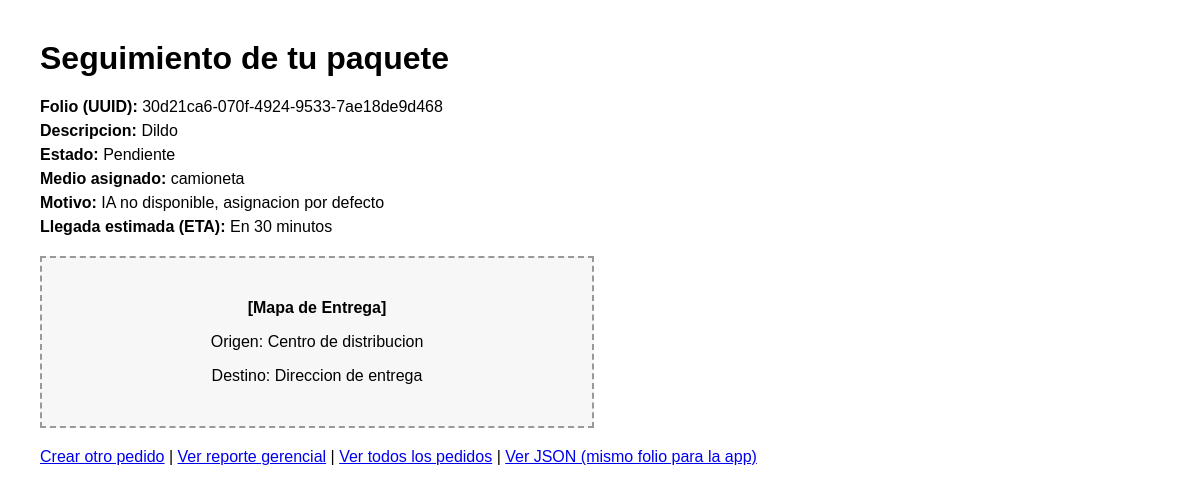
The app's page /pedidos/3/ with its own data.
### entregas/models.py (models this page shows, shortened)
class Pedido(models.Model):
    folio = models.UUIDField(default=uuid.uuid4, editable=False, unique=True)
    descripcion = models.CharField(max_length=200)
    estado = models.CharField(max_length=50, default="Pendiente")
    eta = models.CharField(max_length=50, default="En 30 minutos")
    medio_asignado = models.CharField(max_length=50, blank=True, null=True)
    motivo_asignacion = models.CharField(max_length=200, blank=True, null=True)

### entregas/views.py (the view)
# urls.py: path('pedidos/<int:pedido_id>/', views.detalle_pedido, name='detalle_pedido'),
def detalle_pedido(request, pedido_id):
    contexto = obtener_datos_seguimiento(pedido_id)
    return render(request, 'entregas/detalle.html', contexto)

### entregas/services.py (called while the page is built)
def obtener_datos_seguimiento(pedido_id):
    pedido = Pedido.objects.get(id=pedido_id)
    return {
        'pedido': pedido,
        'folio': str(pedido.folio),
        'descripcion': pedido.descripcion,
        'estado': pedido.estado,
        'eta': pedido.eta,
        'medio_asignado': pedido.medio_asignado or 'Sin asignar',
        'motivo_asignacion': pedido.motivo_asignacion or 'Pendiente',
        'mapa_origen': 'Centro de distribucion',
        'mapa_destino': 'Direccion de entrega',
    }

### entregas/templates/entregas/detalle.html (shortened to what this page needs)
<!DOCTYPE html>
<html>
<head>
</head>
<body>
    <h1>Seguimiento de tu paquete</h1>
    <div class="datos">
        <p><strong>Folio (UUID):</strong> {{ folio }}</p>
        <p><strong>Descripcion:</strong> {{ descripcion }}</p>
        <p><strong>Estado:</strong> {{ estado }}</p>
        <p><strong>Medio asignado:</strong> {{ medio_asignado }}</p>
        <p><strong>Motivo:</strong> {{ motivo_asignacion }}</p>
        <p><strong>Llegada estimada (ETA):</strong> {{ eta }}</p>
    </div>
    <div class="mapa-box">
        <p><strong>[Mapa de Entrega]</strong></p>
        <p>Origen: {{ mapa_origen }}</p>
        <p>Destino: {{ mapa_destino }}</p>
    </div>
    <div>
        <a href="{% url 'crear_pedido' %}">Crear otro pedido</a> |
        <a href="{% url 'reporte_pedido' pedido.id %}">Ver reporte gerencial</a> |
        <a href="{% url 'lista_pedidos' %}">Ver todos los pedidos</a> |
        <a href="{% url 'api_pedido' pedido.id %}">Ver JSON (mismo folio para la app)</a>
    </div>
</body>
</html>

### entregas/templates/entregas/detalle.html (style rules this page uses)
body { font-family: Arial, sans-serif; margin: 40px; }
.mapa-box { border: 2px dashed #999; background: #f7f7f7; padding: 25px; text-align: center; margin: 20px 0; max-width: 500px; }
.datos { margin: 20px 0; }
.datos p { margin: 6px 0; }

### records on screen
Pedido: descripcion "Dildo", estado "Pendiente", medio_asignado "camioneta", motivo_asignacion "IA no disponible, asignacion por defecto", eta "En 30 minutos"

### other values on screen
{{ folio }} "30d21ca6-070f-4924-9533-7ae18de9d468"
{{ mapa_origen }} "Centro de distribucion"
{{ mapa_destino }} "Direccion de entrega"
